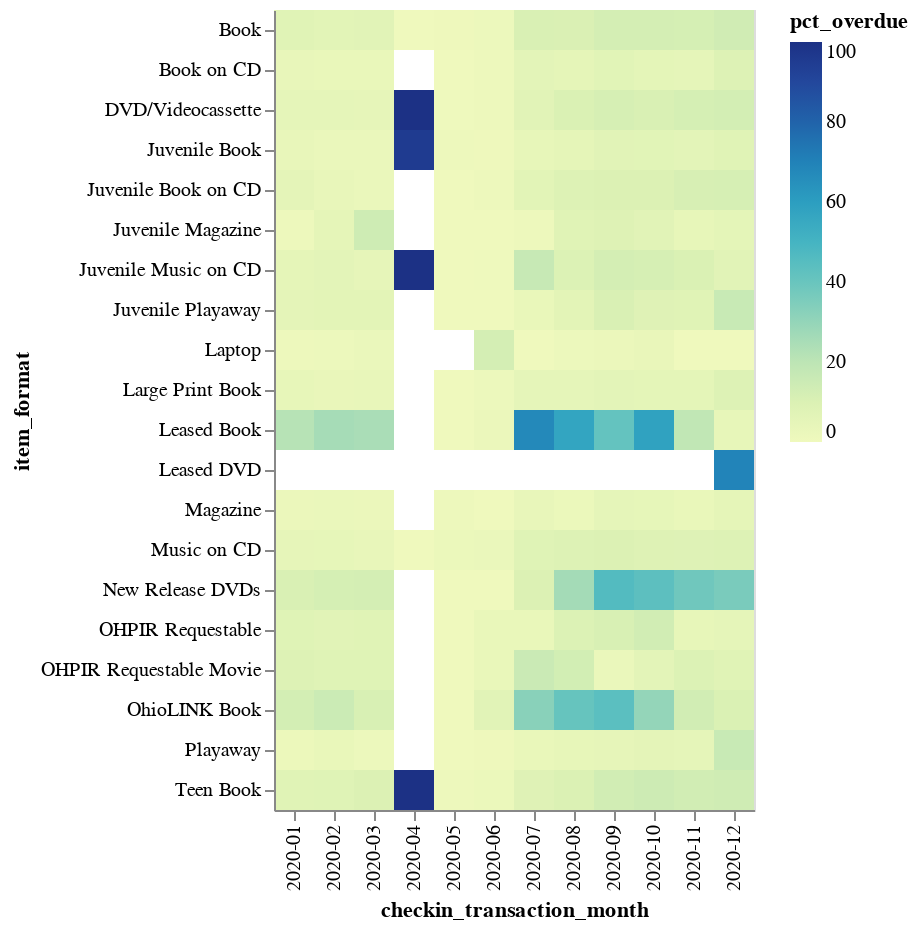

The notebook cell this image was saved under:
### Code cell
alt.Chart(df[df['checkin_transaction_year']=='2020']).mark_rect().encode(
    x='checkin_transaction_month:O',
    y='item_format:O',
    color=alt.Color(
        'pct_overdue:Q',
        scale=alt.Scale(domain=(0, 100))       
    )
) #.facet(
    # column='checkin_transaction_year'
# )

### Figure 1 — Vega-Lite specification as saved in the notebook (floating-point values rounded to 4 significant figures; data arrays with more than 128 entries replaced by an {"elided": "..."} marker saying what was removed)
{"config": {"view": {"continuousWidth": 400, "continuousHeight": 300}}, "data": {"name": "data-660426e18a6654763170fdf9858535ad"}, "mark": "rect", "encoding": {"color": {"field": "pct_overdue", "scale": {"domain": [0, 100]}, "type": "quantitative"}, "x": {"field": "checkin_transaction_month", "type": "ordinal"}, "y": {"field": "item_format", "type": "ordinal"}}, "$schema": "https://vega.github.io/schema/vega-lite/v4.17.0.json", "datasets": {"data-660426e18a6654763170fdf9858535ad": {"elided": "215 records"}}}
